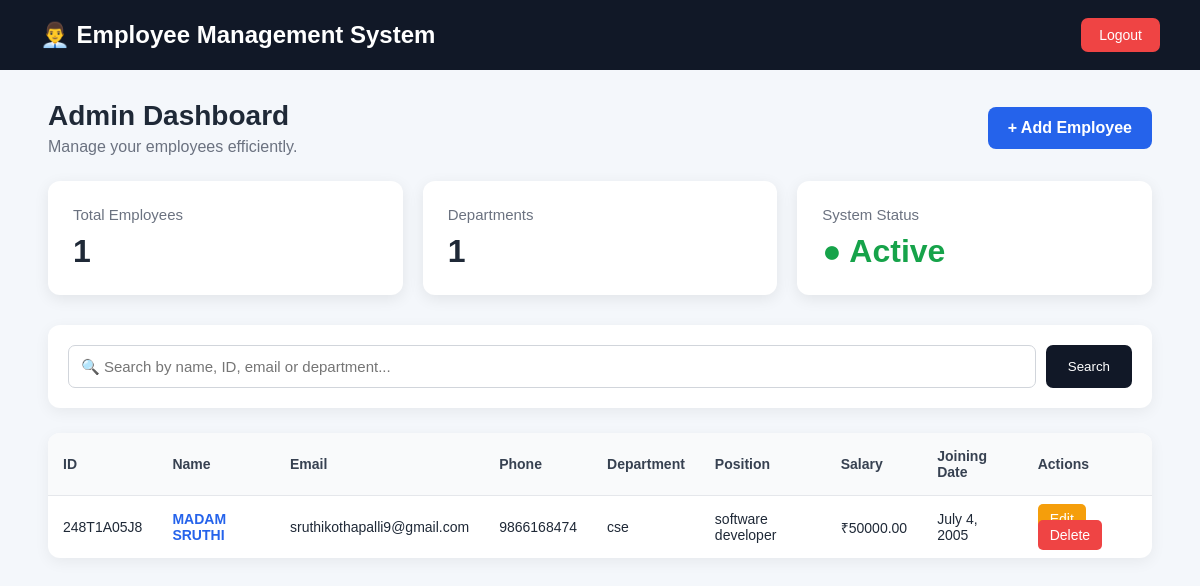
The app's page / (signed in) with its own data.
### employees/models.py (models this page shows, shortened)
class Employee(models.Model):
    employee_id = models.CharField(max_length=20, unique=True)
    name = models.CharField(max_length=100)
    email = models.EmailField(unique=True)
    phone = models.CharField(max_length=15)
    department = models.CharField(max_length=100)
    position = models.CharField(max_length=100)
    salary = models.DecimalField(max_digits=10, decimal_places=2)
    joining_date = models.DateField()

### employees/views.py (the view)
# urls.py: path('', views.dashboard, name='dashboard'),
@login_required
def dashboard(request):
    employees = Employee.objects.all().order_by('-id')
    total_employees = employees.count()
    departments = employees.values('department').distinct().count()
    context = {
        'employees': employees,
        'total_employees': total_employees,
        'departments': departments,
    }
    return render(request, 'dashboard.html', context)

### employees/templates/dashboard.html (shortened to what this page needs)
<!DOCTYPE html>
<html lang="en">
<head>
</head>
<body>
    <div class="navbar">
        <h1>👨‍💼 Employee Management System</h1>
        <a href="/admin/logout/" class="logout">
            Logout
        </a>
    </div>
    <div class="container">
        <div class="heading">
            <div>
                <h2>Admin Dashboard</h2>
                <p>
                    Manage your employees efficiently.
                </p>
            </div>
            <a href="{% url 'add_employee' %}" class="add-btn">
                + Add Employee
            </a>
        </div>
        <div class="cards">
            <div class="card">
                <div class="card-title">
                    Total Employees
                </div>
                <div class="card-value">
                    {{ total_employees }}
                </div>
            </div>
            <div class="card">
                <div class="card-title">
                    Departments
                </div>
                <div class="card-value">
                    {{ departments }}
                </div>
            </div>
            <div class="card">
                <div class="card-title">
                    System Status
                </div>
                <div class="card-value active">
                    ● Active
                </div>
            </div>
        </div>
        <div class="search-box">
            <form method="GET" action="{% url 'search_employee' %}">
                <input
                    type="text"
                    name="q"
                    placeholder="🔍 Search by name, ID, email or department..."
                >
                <button type="submit" class="search-btn">
                    Search
                </button>
            </form>
        </div>
        <div class="table-container">
            <table>
                <thead>
                    <tr>
                        <th>ID</th>
                        <th>Name</th>
                        <th>Email</th>
                        <th>Phone</th>
                        <th>Department</th>
                        <th>Position</th>
                        <th>Salary</th>
                        <th>Joining Date</th>
                        <th>Actions</th>
                    </tr>
                </thead>
                <tbody>
                    {% for employee in employees %}
                    <tr>
                        <td>{{ employee.employee_id }}</td>
                        <td>
                            <a
    href="{% url 'employee_profile' employee.id %}"
    style="text-decoration: none; color: #2563eb;"
>
    <strong>{{ employee.name }}</strong>
</a>
                        </td>
                        <td>{{ employee.email }}</td>
                        <td>{{ employee.phone }}</td>
                        <td>{{ employee.department }}</td>
                        <td>{{ employee.position }}</td>
                        <td>₹{{ employee.salary }}</td>
                        <td>{{ employee.joining_date }}</td>
                        <td>
                            <a
                                href="{% url 'update_employee' employee.id %}"
                                class="edit-btn"
                            >
                                Edit
                            </a>
                            <a
                                href="{% url 'delete_employee' employee.id %}"
                                class="delete-btn"
                            >
                                Delete
                            </a>
                        </td>
                    </tr>
                    {% empty %}
                    <tr>
                        <td colspan="9" class="empty">
                            No employees found.
                        </td>
                    </tr>
                    {% endfor %}
                </tbody>
            </table>
        </div>
    </div>
</body>
</html>

### employees/templates/dashboard.html (style rules this page uses)
* { margin: 0; padding: 0; box-sizing: border-box; font-family: Arial, sans-serif; }
body { background: #f4f7fb; color: #1f2937; }
.navbar { background: #111827; color: white; padding: 18px 40px; display: flex; justify-content: space-between; align-items: center; }
.navbar h1 { font-size: 24px; }
.logout { background: #ef4444; color: white; text-decoration: none; padding: 9px 18px; border-radius: 7px; font-size: 14px; }
.container { width: 92%; max-width: 1400px; margin: 30px auto; }
.heading { display: flex; justify-content: space-between; align-items: center; margin-bottom: 25px; }
.heading h2 { font-size: 28px; }
.heading p { color: #6b7280; margin-top: 6px; }
.add-btn { background: #2563eb; color: white; text-decoration: none; padding: 12px 20px; border-radius: 8px; font-weight: bold; }
.cards { display: grid; grid-template-columns: repeat(3, 1fr); gap: 20px; margin-bottom: 30px; }
.card { background: white; padding: 25px; border-radius: 12px; box-shadow: 0 4px 15px rgba(0,0,0,0.08); }
.card-title { color: #6b7280; font-size: 15px; }
.card-value { font-size: 32px; font-weight: bold; margin-top: 10px; }
.active { color: #16a34a; }
.search-box { background: white; padding: 20px; border-radius: 12px; margin-bottom: 25px; box-shadow: 0 4px 15px rgba(0,0,0,0.06); }
.search-box form { display: flex; gap: 10px; }
.search-box input { flex: 1; padding: 12px; border: 1px solid #d1d5db; border-radius: 7px; font-size: 15px; }
.search-btn { background: #111827; color: white; border: none; padding: 12px 22px; border-radius: 7px; cursor: pointer; }
.table-container { background: white; border-radius: 12px; overflow-x: auto; box-shadow: 0 4px 15px rgba(0,0,0,0.06); }
table { width: 100%; border-collapse: collapse; min-width: 1000px; }
th { background: #f9fafb; color: #374151; text-align: left; padding: 15px; font-size: 14px; }
td { padding: 15px; border-top: 1px solid #e5e7eb; font-size: 14px; }
.edit-btn { background: #f59e0b; color: white; text-decoration: none; padding: 7px 12px; border-radius: 5px; margin-right: 5px; }
.delete-btn { background: #ef4444; color: white; text-decoration: none; padding: 7px 12px; border-radius: 5px; }

### records on screen
Employee: employee_id "248T1A05J8", name "MADAM SRUTHI", email "sruthikothapalli9@gmail.com", phone "9866168474", department "cse", position "software developer", salary "50000.00", joining_date "July 4, 2005"

### other values on screen
{{ total_employees }} "1"
{{ departments }} "1"
